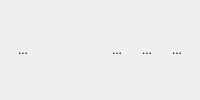
     <widget class="QFrame" name="frame">
      <property name="frameShape">
       <enum>QFrame::NoFrame</enum>
      </property>
      <property name="frameShadow">
       <enum>QFrame::Plain</enum>
      </property>
      <layout class="QHBoxLayout" name="horizontalLayout">
       <item>
        <widget class="QToolButton" name="IconBtn">
         <property name="enabled">
          <bool>true</bool>
         </property>
         <property name="text">
          <string>...</string>
         </property>
         <property name="icon">
          <iconset resource="res.qrc">
           <normaloff>:/owl</normaloff>:/owl</iconset>
         </property>
         <property name="iconSize">
          <size>
           <width>60</width>
           <height>60</height>
          </size>
         </property>
         <property name="autoRaise">
          <bool>true</bool>
         </property>
        </widget>
       </item>
       <item>
        <spacer name="horizontalSpacer_2">
         <property name="orientation">
          <enum>Qt::Horizontal</enum>
         </property>
         <property name="sizeHint" stdset="0">
          <size>
           <width>40</width>
           <height>20</height>
          </size>
         </property>
        </spacer>
       </item>
       <item>
        <widget class="QToolButton" name="MinBtn">
         <property name="text">
          <string>...</string>
         </property>
         <property name="icon">
          <iconset resource="res.qrc">
           <normaloff>:/min</normaloff>:/min</iconset>
         </property>
         <property name="iconSize">
          <size>
           <width>60</width>
           <height>60</height>
          </size>
         </property>
         <property name="autoRaise">
          <bool>true</bool>
         </property>
        </widget>
       </item>
       <item>
        <widget class="QToolButton" name="MaxBtn">
         <property name="text">
          <string>...</string>
         </property>
         <property name="icon">
          <iconset resource="res.qrc">
           <normaloff>:/max</normaloff>:/max</iconset>
         </property>
         <property name="iconSize">
          <size>
           <width>60</width>
           <height>60</height>
          </size>
         </property>
         <property name="autoRaise">
          <bool>true</bool>
         </property>
        </widget>
       </item>
       <item>
        <widget class="QToolButton" name="CloseBtn">
         <property name="text">
          <string>...</string>
         </property>
         <property name="icon">
          <iconset resource="res.qrc">
           <normaloff>:/close</normaloff>:/close</iconset>
         </property>
         <property name="iconSize">
          <size>
           <width>60</width>
           <height>60</height>
          </size>
         </property>
         <property name="autoRaise">
          <bool>true</bool>
         </property>
        </widget>
       </item>
      </layout>
     </widget>
